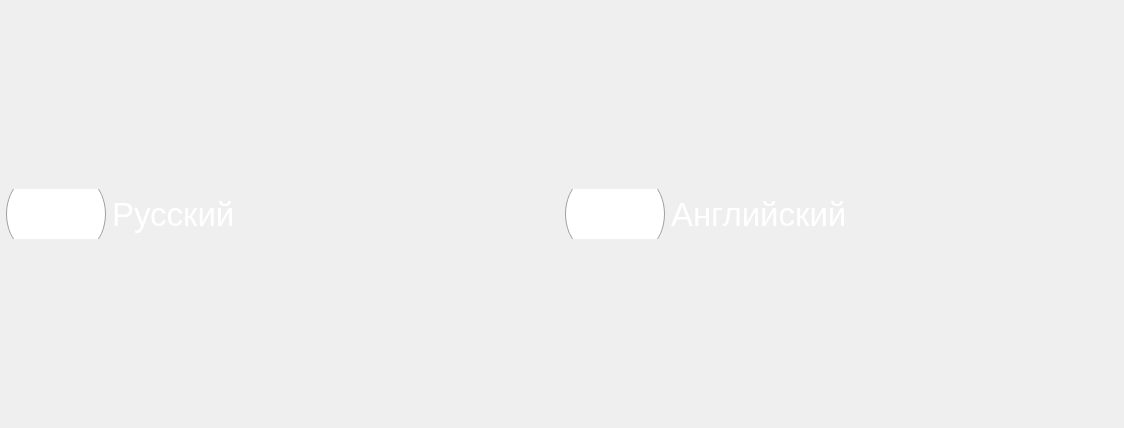
<?xml version="1.0" encoding="UTF-8"?>
<ui version="4.0">
 <class>LanguagePage</class>
 <widget class="QWidget" name="LanguagePage">
  <property name="geometry">
   <rect>
    <x>0</x>
    <y>0</y>
    <width>1124</width>
    <height>428</height>
   </rect>
  </property>
  <layout class="QGridLayout" name="gridLayout">
   <property name="leftMargin">
    <number>6</number>
   </property>
   <property name="rightMargin">
    <number>6</number>
   </property>
   <item row="0" column="0">
    <widget class="QRadioButton" name="rusLangRB">
     <property name="font">
      <font>
       <pointsize>25</pointsize>
      </font>
     </property>
     <property name="styleSheet">
      <string notr="true">QRadioButton::indicator {
    width: 100px;
    height: 50px;
}

QRadioButton{
    spacing: 6px;
	color: white;
}

QRadioButton::indicator:checked {
    image: url(:/icons/radioButtonSelected.svg);
}

QRadioButton::indicator:unchecked
  {
    image: url(:/icons/radioButtonUnselected.svg);
  }</string>
     </property>
     <property name="text">
      <string>Русский</string>
     </property>
     <property name="icon">
      <iconset resource="../res/app_res.qrc">
       <normaloff>:/icons/RussiaFlag.svg</normaloff>:/icons/RussiaFlag.svg</iconset>
     </property>
     <property name="iconSize">
      <size>
       <width>75</width>
       <height>55</height>
      </size>
     </property>
    </widget>
   </item>
   <item row="0" column="1">
    <widget class="QRadioButton" name="engLangRB">
     <property name="font">
      <font>
       <pointsize>25</pointsize>
      </font>
     </property>
     <property name="styleSheet">
      <string notr="true">QRadioButton::indicator {
    width: 100px;
    height: 50px;
}

QRadioButton{
    spacing: 6px;
	color: white;
}

QRadioButton::indicator:checked {
    image: url(:/icons/radioButtonSelected.svg);
}

QRadioButton::indicator:unchecked
  {
    image: url(:/icons/radioButtonUnselected.svg);
  }</string>
     </property>
     <property name="text">
      <string>Английский</string>
     </property>
     <property name="icon">
      <iconset resource="../res/app_res.qrc">
       <normaloff>:/icons/UnitedKingdomFlag.svg</normaloff>:/icons/UnitedKingdomFlag.svg</iconset>
     </property>
     <property name="iconSize">
      <size>
       <width>75</width>
       <height>55</height>
      </size>
     </property>
    </widget>
   </item>
  </layout>
 </widget>
 <resources>
  <include location="../res/app_res.qrc"/>
 </resources>
 <connections/>
</ui>
